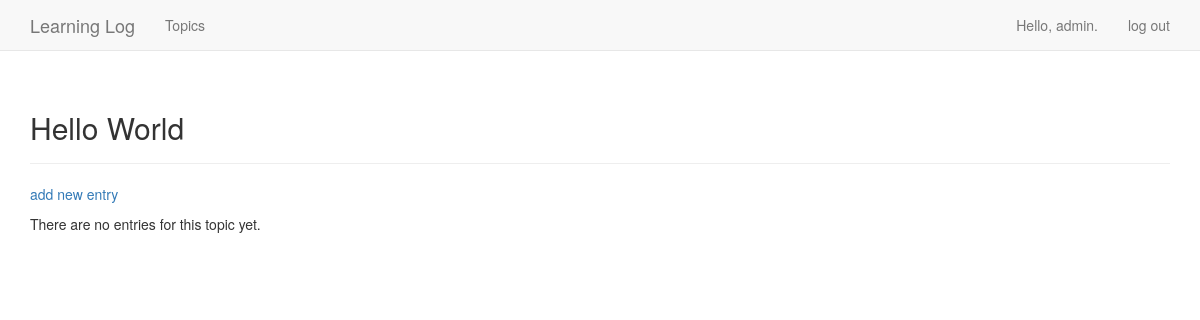
/topics/3/ (signed in), run on an earlier commit of the app's database.
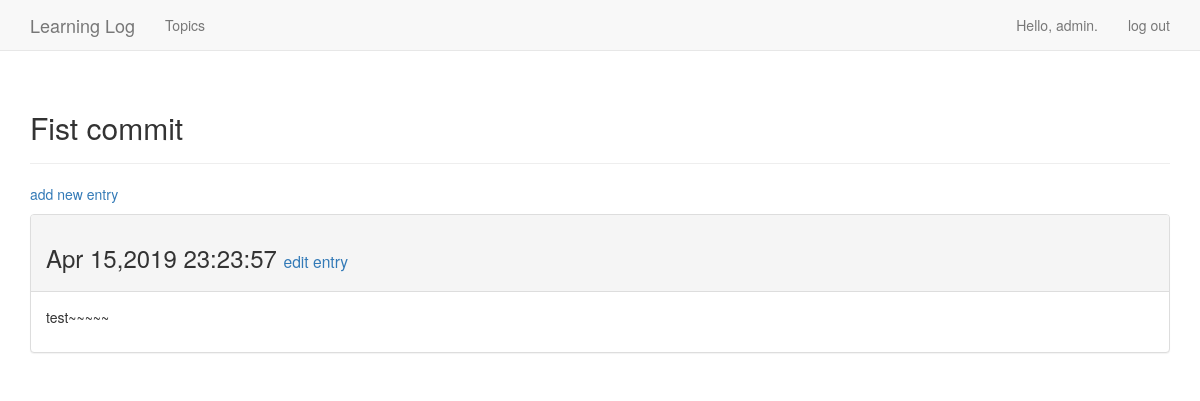
And on a later commit of the database.
### learning_logs/models.py (models this page shows, shortened)
class Topic(models.Model):
    text = models.CharField(max_length=200)
    alters_data = models.DateTimeField(auto_now_add=True)
    owner = models.ForeignKey(User,on_delete=models.CASCADE)
    def __str__(self):
        return self.text

class Entry(models.Model):
    topic = models.ForeignKey(Topic,on_delete=models.CASCADE)
    text = models.TextField()
    data_added = models.DateTimeField(auto_now_add=True)
    class Meta:
        verbose_name_plural = 'entries'

### learning_logs/views.py (the view)
# urls.py: url(r'^topics/(?P<topic_id>\d+)/$',views.topic,name='topic'),
@login_required
def topic(request,topic_id):
    topic = Topic.objects.get(id=topic_id)
    if topic.owner != request.user:
        raise Http404
    entries = topic.entry_set.order_by('data_added')
    context = {'topic':topic,'entries':entries}
    return render(request,'learning_logs/topic.html',context)

### learning_logs/templates/learning_logs/topic.html
{% extends 'learning_logs/base.html' %}
{% block header %}
    <h2>{{ topic }}</h2>
{% endblock header %}
{% block content %}
    <p>
        <a href="{% url 'new_entry' topic.id %}">add new entry</a>
    </p>
    {% for entry in entries %}
        <div class="panel panel-default">
            <div class="panel-heading">
                <h3>
                    {{ entry.data_added|date:'M d,Y H:i:s' }}
                    <small>
                        <a href="{% url 'edit_entry' entry.id %}">edit entry</a>
                    </small>
                </h3>
            </div>
            <div class="panel-body">
                {{ entry.text|linebreaks }}
            </div>
        </div>
    {% empty %}
        There are no entries for this topic yet.
    {% endfor %}
{% endblock content %}

What changed in the data, as far as the page shows it:
changed Topic: text "Hello World" → "Fist commit"
added Entry: data_added "Apr 15,2019 23:23:57", text "test~~~~~"
Also different on the page:
text no longer shown: "There are no entries for this topic yet."
